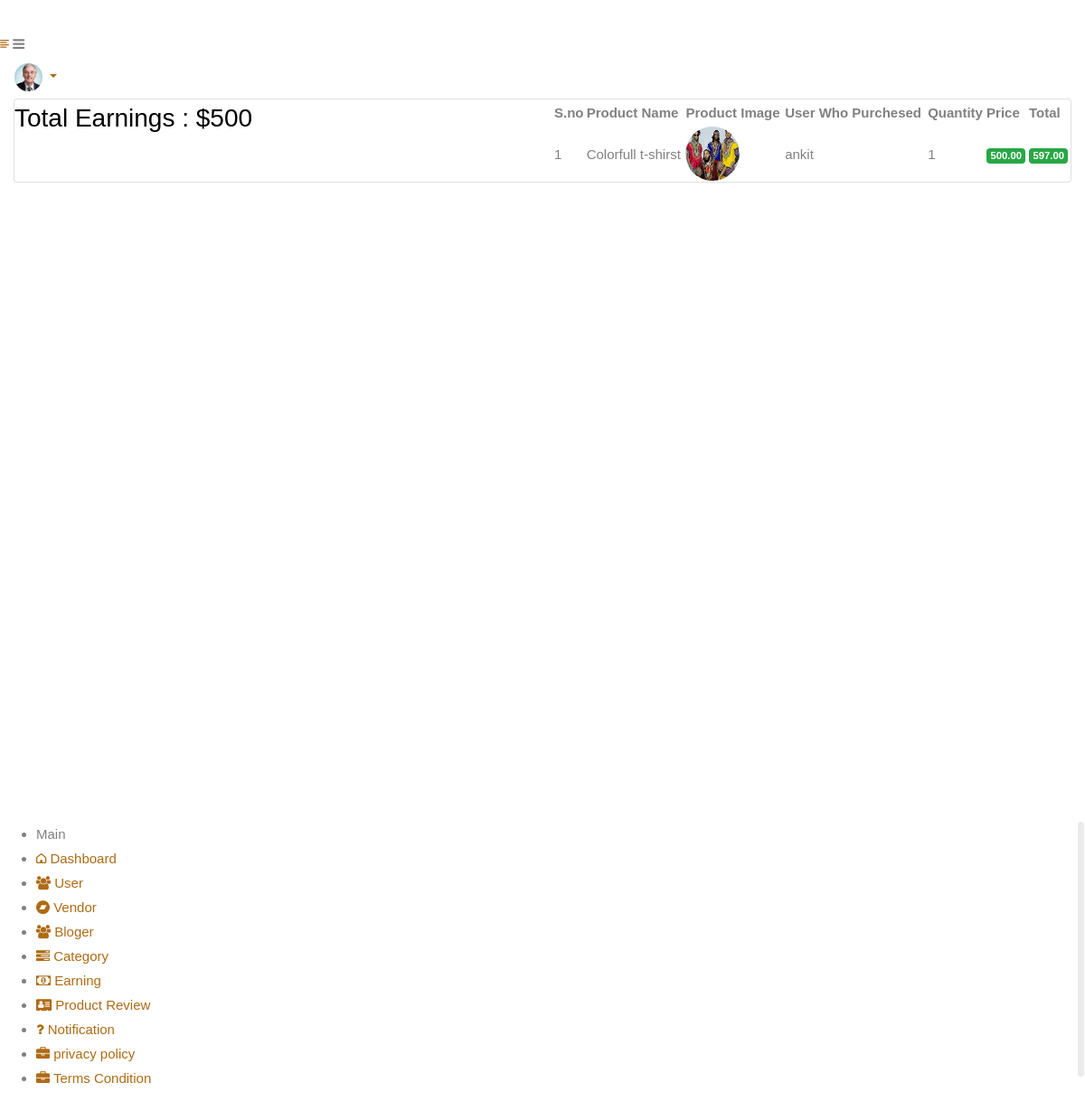
Before: /super_admin/earning_admin (signed in) with the older database file.
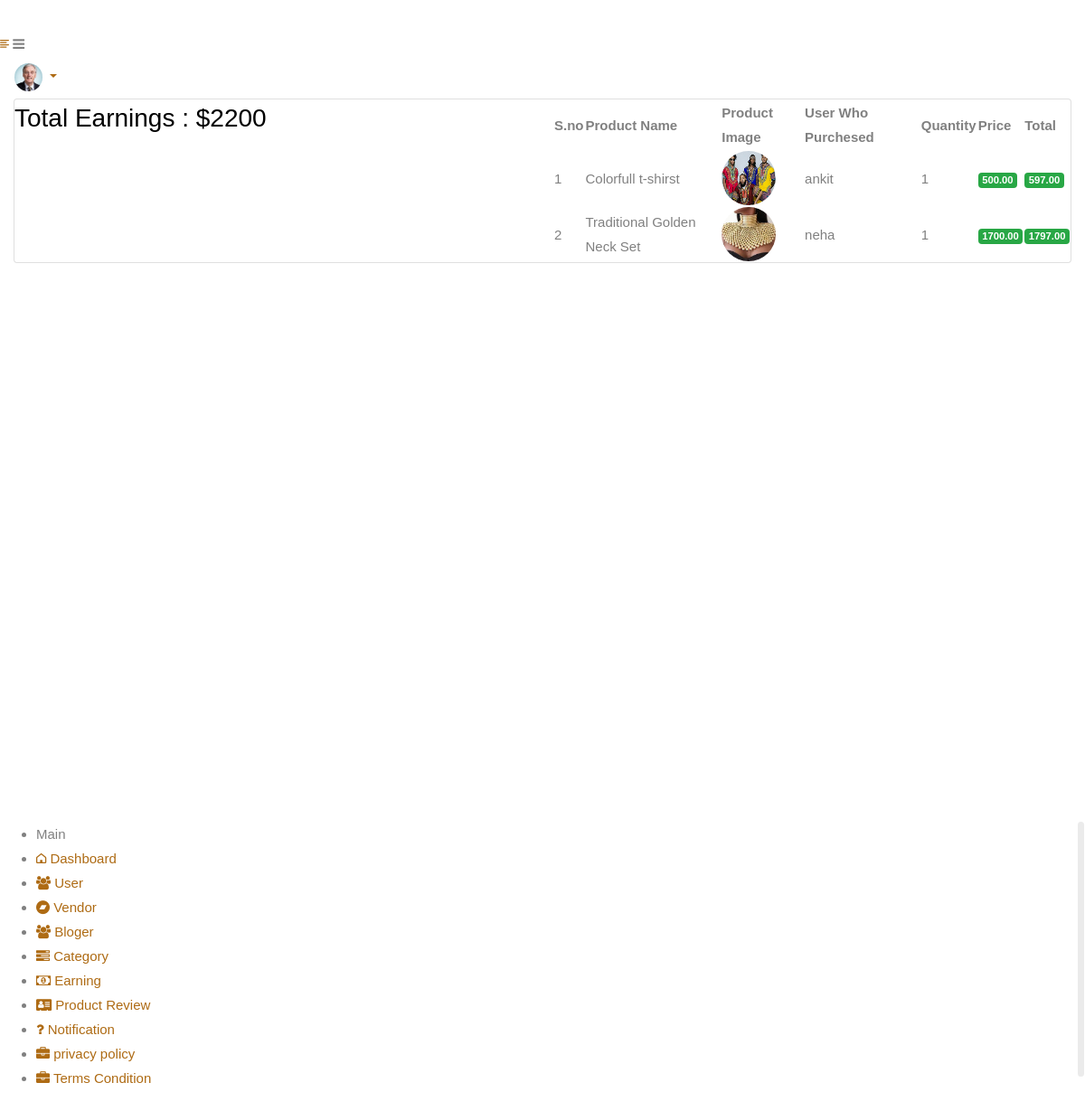
After: the same page with the newer database file.
### myapp/models.py (models this page shows, shortened)
class Order(models.Model):
    user = models.ForeignKey(User, on_delete=models.CASCADE)
    created_at = models.DateTimeField(auto_now_add=True)
    shipping_address = models.ForeignKey(Address, on_delete=models.SET_NULL, null=True, blank=True)
    total_price = models.DecimalField(max_digits=10, decimal_places=2)
    status = models.CharField(max_length=20,default='pending')

class OrderItem(models.Model):
    order = models.ForeignKey(Order, on_delete=models.CASCADE)
    product = models.ForeignKey(Product, on_delete=models.CASCADE)
    quantity = models.PositiveIntegerField()
    unit_price = models.DecimalField(max_digits=10, decimal_places=2)

class Product(models.Model):
    user = models.ForeignKey(User, on_delete=models.CASCADE, default=1)
    name = models.CharField(max_length=100)
    price = models.IntegerField(default=0)
    category = models.ForeignKey(Category, on_delete=models.CASCADE, default=1)
    description = models.CharField(max_length=200, default='' , null=True , blank=True)
    image = models.ImageField(upload_to='products')
    def total_earnings(self):
        order_items = OrderItem.objects.filter(product=self)
        total_quantity_sold = sum(item.quantity for item in order_items)
        return total_quantity_sold * self.price

class User(AbstractBaseUser, PermissionsMixin):
    email = models.EmailField(unique=True, verbose_name='Email Address')
    username = models.CharField(max_length=256)
    is_active = models.BooleanField(default=True)
    is_staff = models.BooleanField(default=False)
    is_admin = models.BooleanField(default=False)
    is_superuser = models.BooleanField(default=False)
    SUPERUSER = '1'
    VENDER = '2'
    ADDUSER = '3'
    BLOGER = '4'
    User_type=(
        ('Superuser','SUPERUSER'),
        ('AddUser','ADDUSER'),
        ('Vender','VENDER'),
        ('Bloger','BLOGER'),
    )
    user_type_data = (('Bloger','BLOGER'), ( VENDER, "Vender"), (ADDUSER, "AddUser"), (SUPERUSER, "Superuser"))
    user_type = models.CharField( choices=user_type_data, max_length=10,default='1')
    USERNAME_FIELD = 'email'
    REQUIRED_FIELDS = ['username']
    objects = UserManager()
    class Meta:
        db_table = 'user_profile'
    def __str__(self):
        return f'{self.username} '

### myapp/views.py (the view)
# urls.py: path('super_admin/earning_admin', views.earning_admin,name='super_admin/earning_admin'),
@login_required(login_url='/login')
def earning_admin(request):
    user_orders = Order.objects.all()
    user_products = Product.objects.all()
    total_earnings = sum(product.total_earnings() for product in user_products)
    return render(request, 'earning_admin.html',{'user_products':user_products, 'total_earnings':total_earnings, 'user_orders':user_orders})

### templates/earning_admin.html
{% extends 'base.html'%}
{% load widget_tweaks %}
{% load static %}
{% block content%}
<div class="page-wrapper">
    <div class="content container-fluid">
        <div class="page-header">
            <div class="row">
                <div class="col-sm-12">
                    <div class="card full-header">
                        <div class="users">
                            <h3 class="page-title">Total Earnings : ${{ total_earnings }}</h3>
                        </div>
                        <div class="user-box">
                            <div class="datatables">
                                <table id="example" class="display nowrap" style="width:100%">
                                    <thead>
                                        <tr>
                                            <th>S.no</th>
                                            <th>Product Name</th>
                                            <th>Product Image</th>
                                            <th>User Who Purchesed</th>
                                            <th>Quantity</th>
                                            <th>Price</th>
                                            <th>Total</th>
                                        </tr>
                                    </thead>
                                    <tbody>
                                         {% for order in user_orders %}
                                            {% for item in order.orderitem_set.all %}
                                        <tr class="even">
                                            <td>{{ order.id }}</td>
                                            <td>{{item.product.name}}</td>
                                            <td><img class="rounded-circle" src="{{item.product.image.url}}" width="31"
                                                    alt="{{item.user}}" style="height: 60px;width: 60px;"></td>
                                            <td>{{order.user}}</td>
                                            <td>{{ item.quantity }}</td>
                                            <td>
                                                <div class="badge badge-success">{{item.unit_price}}</div>
                                            </td>
                                            <td>
                                                <div class="badge badge-success">{{order.total_price}}</div>
                                            </td>
                                        </tr>
                                        {% endfor %}
                                        {% endfor %}
                                    </tbody>
                                </table>
                            </div>
                        </div>
                    </div>
                </div>
            </div>
        </div>
        <div class="row">
            <div class="col-sm-12">
            </div>
        </div>
    </div>
</div>
</div>
{% endblock %}

### templates/base.html (shortened to what this page needs)
{% load static %}
<!DOCTYPE html>
<html lang="en">
<head>
    <link rel="stylesheet" href="{% static 'admin/css/font-awesome.min.css'%}">
    <link rel="stylesheet" href="{% static 'admin/css/bootstrap.min.css' %}">
    <link rel="stylesheet" href="{% static 'admin/css/feathericon.min.css' %}">
    <link rel="stylesheet" href="{% static 'admin/plugins/morris/morris.css' %}">
    <link rel="stylesheet" href="{% static 'admin/css/style.css' %}">
</head>
<body>
    <div class="main-wrapper">
        {% include 'header.html'%}
        {% block content %}
        {% endblock %}
        {% include 'sidebar.html'%}
</body>
</html>

### templates/header.html (shortened to what this page needs)
 {% load static %}
 <div class="header">
    <div class="header-left">
        <a href="/dashboard" class="logo">
            <img src="{% static 'admin/img/Logo.png' %}" alt="Logo">
        </a>
        <a href="/dashboard" class="logo logo-small">
            <img src="{% static 'admin/img/logo-small.png' %}" alt="Logo" width="30" height="30">
        </a>
    </div>
    <a href="javascript:void(0);" id="toggle_btn">
        <i class="fe fe-text-align-left"></i>
    </a>
    <a class="mobile_btn" id="mobile_btn">
        <i class="fa fa-bars"></i>
    </a>
    <ul class="nav user-menu">
        <li class="nav-item dropdown has-arrow">
            <a href="#" class="dropdown-toggle nav-link" data-toggle="dropdown">
                <span class="user-img"><img class="rounded-circle" src="{% static 'admin/img/profiles/avatar-01.jpg'%}"
                        width="31" alt="Ryan Taylor"></span>
            </a>
        </li>
    </ul>
</div>

### templates/sidebar.html (shortened to what this page needs)
{% load static %}
  <div class="sidebar" id="sidebar">
    <div class="sidebar-inner slimscroll">
        <div id="sidebar-menu" class="sidebar-menu">
            <ul>
                <li class="menu-title">
                    <span>Main</span>
                </li>
                <li class="active">
                    <a href="/dashboard"><i class="fe fe-home"></i> <span>Dashboard</span></a>
                </li>
                <li class="submenu">
                    <a href="#" class=""><i class="fa fa-users "></i> <span> User </span> </a>
                </li>
                <li class="submenu">
                    <a href="#" class=""><i class="fa fa-bandcamp "></i> <span> Vendor </span> </a>
                </li>
                <li class="submenu">
                    <a href="#" class=""><i class="fa fa-users "></i> <span> Bloger </span> </a>
                </li>
                <li class="submenu">
                    <a href="#" class=""><i class="fa fa-tasks"></i> <span> Category </span> </a>
                </li>
                <li>
                    <a href="/super_admin/earning_admin"><i class="fa fa-money"></i> <span>Earning</span></a>
                </li>
                <li>
                    <a href="/super_admin/product_review"><i class="fa fa-address-card"></i> <span>Product
                            Review</span></a>
                </li>
                <li>
                    <a href="/super_admin/notification"><i class="fa fa-question"></i> <span>Notification</span></a>
                </li>
                <li>
                    <a href="/super_admin/privacy_policy"><i class="fa fa-briefcase"></i> <span>privacy
                            policy</span></a>
                </li>
                <li>
                    <a href="/super_admin/terms"><i class="fa fa-briefcase"></i> <span>Terms
                            Condition</span></a>
                </li>
            </ul>
        </div>
    </div>
</div>

Changed rows visible on the page:
added Order: id "2", user "neha", total_price "1797.00"
added OrderItem: product.name "Traditional Golden Neck Set", product.image (picture), quantity "1", unit_price "1700.00"
Other visible differences:
{{ total_earnings }}: "500" → "2200"
